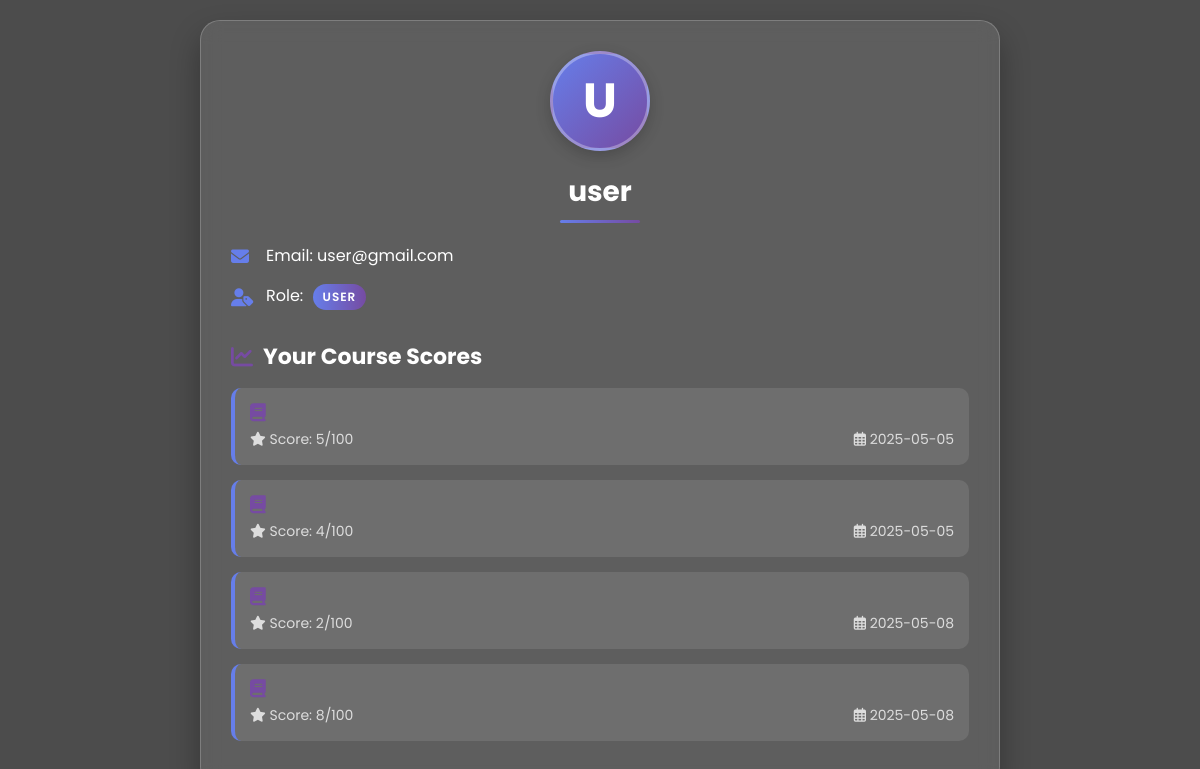
The app's page /profile (signed in) with its own data.
### app.py (models this page shows, shortened)
class User(db.Model, UserMixin):
    id = db.Column(db.Integer, primary_key=True)
    username = db.Column(db.String(100), unique=True, nullable=False)
    email = db.Column(db.String(120), unique=True, nullable=False)  # <-- Add email field
    password = db.Column(db.String(100), nullable=False)
    role = db.Column(db.String(20), default="user")

class Score(db.Model):
    id = db.Column(db.Integer, primary_key=True)
    user_id = db.Column(db.Integer, db.ForeignKey('user.id'), nullable=False)
    course_id = db.Column(db.Integer, db.ForeignKey('course.id'), nullable=True)
    score = db.Column(db.Integer, nullable=False)
    timestamp = db.Column(db.DateTime, default=datetime.utcnow)
    user = db.relationship('User', backref='scores')
    course = db.relationship('Course', backref='scores')

### app.py (the view)
@app.route('/profile')
@login_required
def profile():
    user = current_user
    scores = Score.query.filter_by(user_id=user.id).all()
    return render_template('profile.html', user=user, scores=scores)

### app.py (called while the page is built)
@login_manager.user_loader
def load_user(user_id):
    return User.query.get(int(user_id))

### templates/profile.html (shortened to what this page needs)
<!DOCTYPE html>
<html lang="en">
<head>
    <link rel="stylesheet" href="https://cdnjs.cloudflare.com/ajax/libs/font-awesome/6.4.0/css/all.min.css">
</head>
<body>
    <div class="user-profile">
        <div class="user-avatar">
            {{ user.username[0].upper() }}
        </div>
        <h2>{{ user.username }}</h2>
        <div class="user-info">
            <div class="info-item">
                <i class="fas fa-envelope"></i>
                <span>Email: {{ user.email }}</span>
            </div>
            <div class="info-item">
                <i class="fas fa-user-tag"></i>
                <span>Role:
                    <span class="role-badge
                        {% if user.role == 'admin' %}role-admin
                        {% elif user.role == 'teacher' %}role-teacher
                        {% else %}role-student
                        {% endif %}">
                        {{ user.role }}
                    </span>
                </span>
            </div>
        </div>
        <h3><i class="fas fa-chart-line"></i> Your Course Scores</h3>
        {% if scores %}
            <ul class="scores-list">
                {% for score in scores %}
                    <li class="score-item">
                        <h4><i class="fas fa-book"></i> {{ score.topic }}</h4>
                        <div class="score-details">
                            <span><i class="fas fa-star"></i> Score: {{ score.score }}/100</span>
                            <span><i class="far fa-calendar-alt"></i> {{ score.timestamp.strftime('%Y-%m-%d') }}</span>
                        </div>
                    </li>
                {% endfor %}
            </ul>
        {% else %}
            <div class="no-scores">
                <i class="far fa-folder-open" style="font-size: 24px; margin-bottom: 10px;"></i>
                <p>No scores recorded yet</p>
            </div>
        {% endif %}
    </div>
</body>
</html>

### templates/profile.html (style rules this page uses)
* { margin: 0; padding: 0; box-sizing: border-box; font-family: 'Poppins', sans-serif; }
body { background: linear-gradient(rgba(0, 0, 0, 0.7), rgba(0, 0, 0, 0.7)), url('https://images.unsplash.com/photo-1451187580459-43490279c0fa?ixlib=rb-4.0.3&ixid=M3wxMjA3fDB8MHxwaG90by1wYWdlfHx8fGVufDB8fHx8fA%3D%3D&auto=format&fit=crop&w=2072&q=80') no-repeat center center fixed; background-size: cover; color: #fff; min-height: 100vh; display: flex; justify-content: center; align-items: center; padding: 20px; }
.user-profile { background: rgba(255, 255, 255, 0.1); backdrop-filter: blur(10px); border-radius: 20px; padding: 30px; width: 100%; max-width: 800px; box-shadow: 0 15px 30px rgba(0, 0, 0, 0.3); border: 1px solid rgba(255, 255, 255, 0.2); animation: fadeIn 0.8s ease-in-out; }
.user-avatar { width: 100px; height: 100px; background: linear-gradient(135deg, #667eea 0%, #764ba2 100%); border-radius: 50%; display: flex; justify-content: center; align-items: center; font-size: 48px; font-weight: bold; margin: 0 auto 20px; color: white; box-shadow: 0 5px 15px rgba(0, 0, 0, 0.2); border: 3px solid rgba(255, 255, 255, 0.3); }
h2 { text-align: center; margin-bottom: 20px; font-size: 28px; color: #fff; position: relative; padding-bottom: 10px; }
h2::after { content: ''; position: absolute; bottom: 0; left: 50%; transform: translateX(-50%); width: 80px; height: 3px; background: linear-gradient(to right, #667eea, #764ba2); border-radius: 3px; }
.user-info { display: flex; flex-direction: column; gap: 15px; margin-bottom: 30px; }
.info-item { display: flex; align-items: center; gap: 10px; font-size: 16px; }
.info-item i { color: #667eea; font-size: 18px; width: 25px; }
h3 { margin: 25px 0 15px; font-size: 22px; display: flex; align-items: center; gap: 10px; color: #fff; }
h3 i { color: #764ba2; }
.scores-list { list-style: none; }
.score-item { background: rgba(255, 255, 255, 0.1); padding: 15px; border-radius: 10px; margin-bottom: 15px; transition: transform 0.3s ease, box-shadow 0.3s ease; border-left: 4px solid #667eea; }
.score-item h4 { font-size: 18px; margin-bottom: 8px; color: #fff; display: flex; align-items: center; gap: 8px; }
.score-item h4 i { color: #764ba2; }
.score-details { display: flex; justify-content: space-between; font-size: 14px; color: #ddd; }
.role-badge { display: inline-block; padding: 4px 10px; border-radius: 20px; font-size: 12px; font-weight: 600; text-transform: uppercase; letter-spacing: 1px; margin-left: 5px; }
.role-student { background: linear-gradient(to right, #667eea, #764ba2); }

### records on screen
User: username "U", username "user", email "user@gmail.com", role "USER"
Score: score "5", timestamp "2025-05-05"
Score: score "4", timestamp "2025-05-05"
Score: score "2", timestamp "2025-05-08"
Score: score "8", timestamp "2025-05-08"
